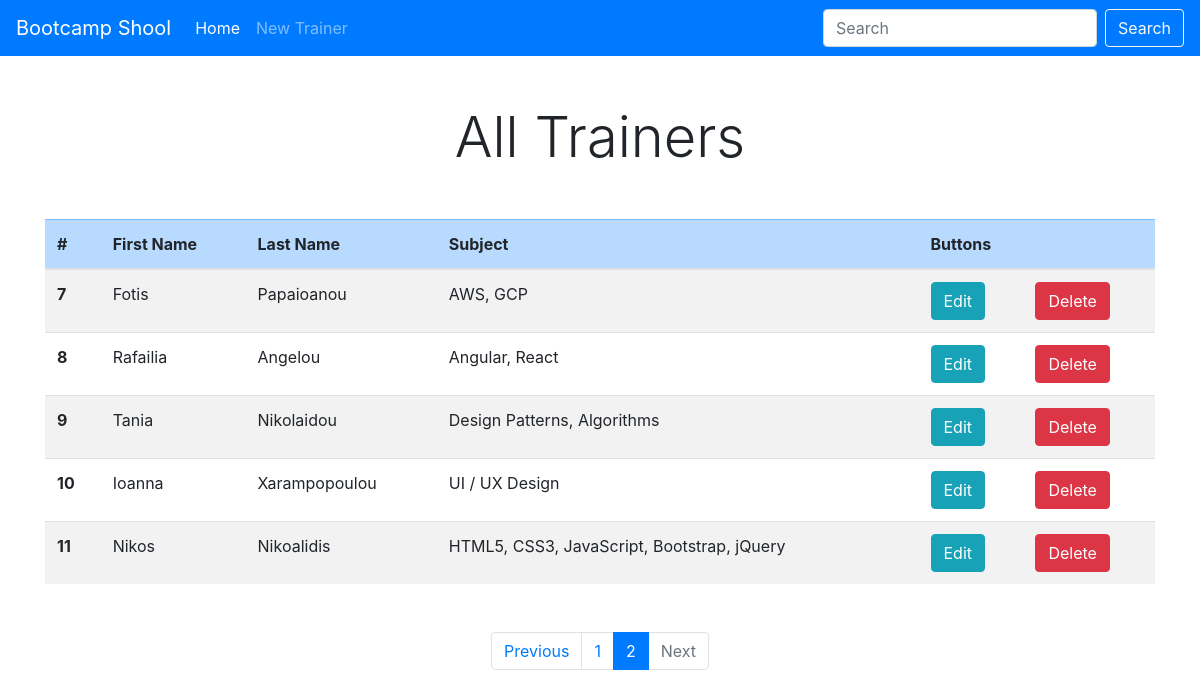
Screenshot of /trainers/?page=2 with the database file from the repository.
### trainers/models.py (models this page shows, shortened)
class Trainer(models.Model):
    first_name = models.CharField(max_length=30, blank=True)
    last_name = models.CharField(max_length=30, blank=True)
    subject = models.CharField(max_length=50)
    class Meta:
        db_table = 'trainer'

### trainers/views.py (the view)
# urls.py: path('', views.index, name='home'),
def index(request):
    all_trainers = Trainer.objects.all()
    page = request.GET.get('page', 1)
    paginator = Paginator(all_trainers, 6)
    try:
        trainer_lists = paginator.page(page)
    except PageNotAnInteger:
        trainer_lists = paginator.page(1)
    except EmptyPage:
        trainer_lists = paginator.page(paginator.num_pages)
    context = { 'trainer_lists': trainer_lists }
    return render(request, 'trainers/index.html', context)

### templates/trainers/index.html (shortened to what this page needs)
{% extends 'base.html' %}
{% block content %}
    <h1 class="display-4 text-center mb-5">All Trainers</h1>
    {% if trainer_lists %}
        <table class="table table-striped">
            <thead class="table-primary">
                <tr>
                    <th scope="col">#</th>
                    <th scope="col">First Name</th>
                    <th scope="col">Last Name</th>
                    <th scope="col">Subject</th>
                    <th colspan="2">Buttons</th>
                </tr>
            </thead>
            <tbody>
                {% for trainer in trainer_lists %}
                    <tr>
                        <th scope="row">{{ trainer.id }}</th>
                        <td>{{ trainer.first_name }}</td>
                        <td>{{ trainer.last_name }}</td>
                        <td>{{ trainer.subject }}</td>
                        <td><a href="{% url 'edit' trainer.id %}" class="btn btn-info">Edit</a></td>
                        <td><a href="{% url 'delete' trainer.id %}" class="btn btn-danger">Delete</a></td>
                    </tr>
                {% endfor %}
            </tbody>
        </table>
    {% endif %}
    {% include 'includes/paginator.html' %}
{% endblock %}

### rows the page displays
Trainer: id "7", first_name "Fotis", last_name "Papaioanou", subject "AWS, GCP"
Trainer: id "8", first_name "Rafailia", last_name "Angelou", subject "Angular, React"
Trainer: id "9", first_name "Tania", last_name "Nikolaidou", subject "Design Patterns, Algorithms"
Trainer: id "10", first_name "Ioanna", last_name "Xarampopoulou", subject "UI / UX Design"
Trainer: id "11", first_name "Nikos", last_name "Nikoalidis", subject "HTML5, CSS3, JavaScript, Bootstrap, jQuery"

### other values shown
{{ i }} "1"
{{ i }} "2"
